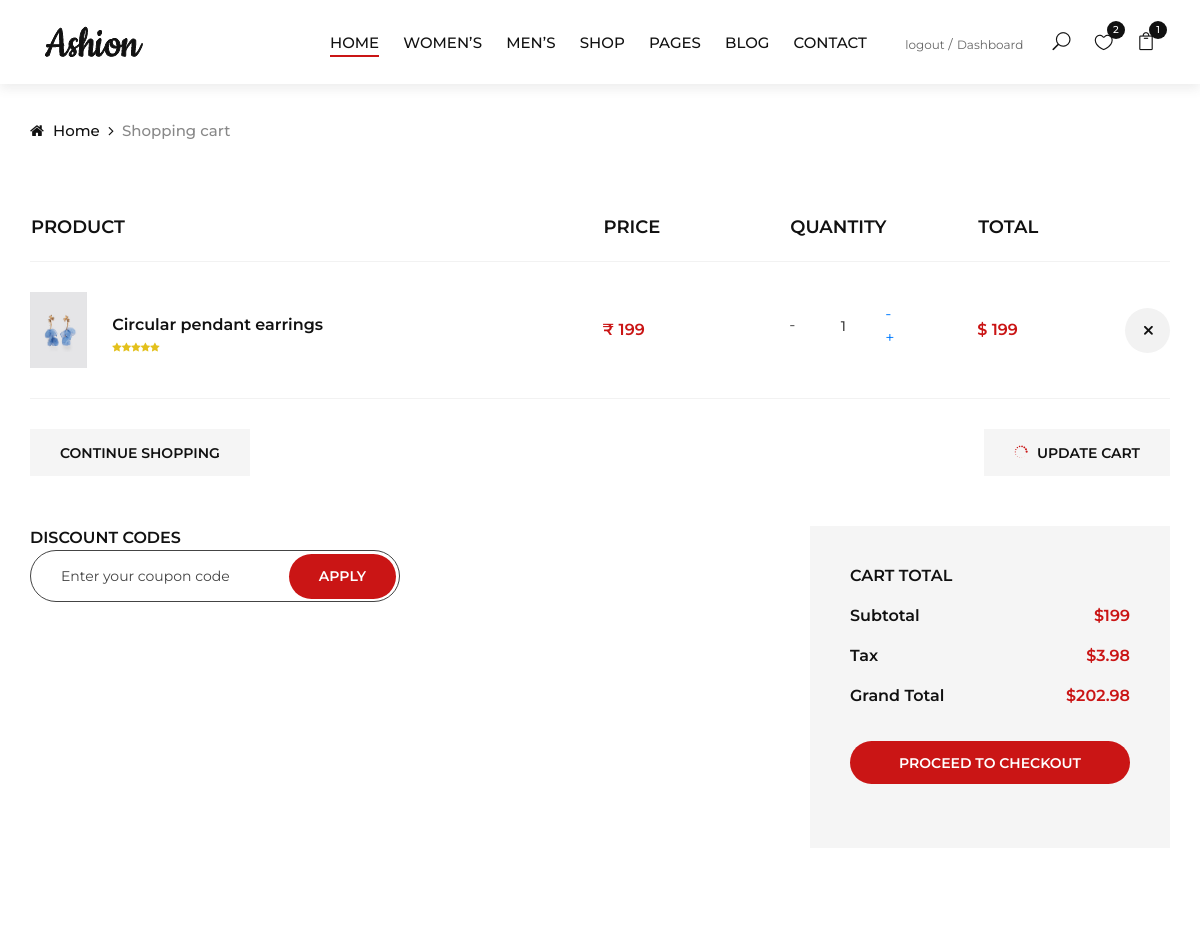
Page /cart/ (signed in, upper part) on the earlier database version.
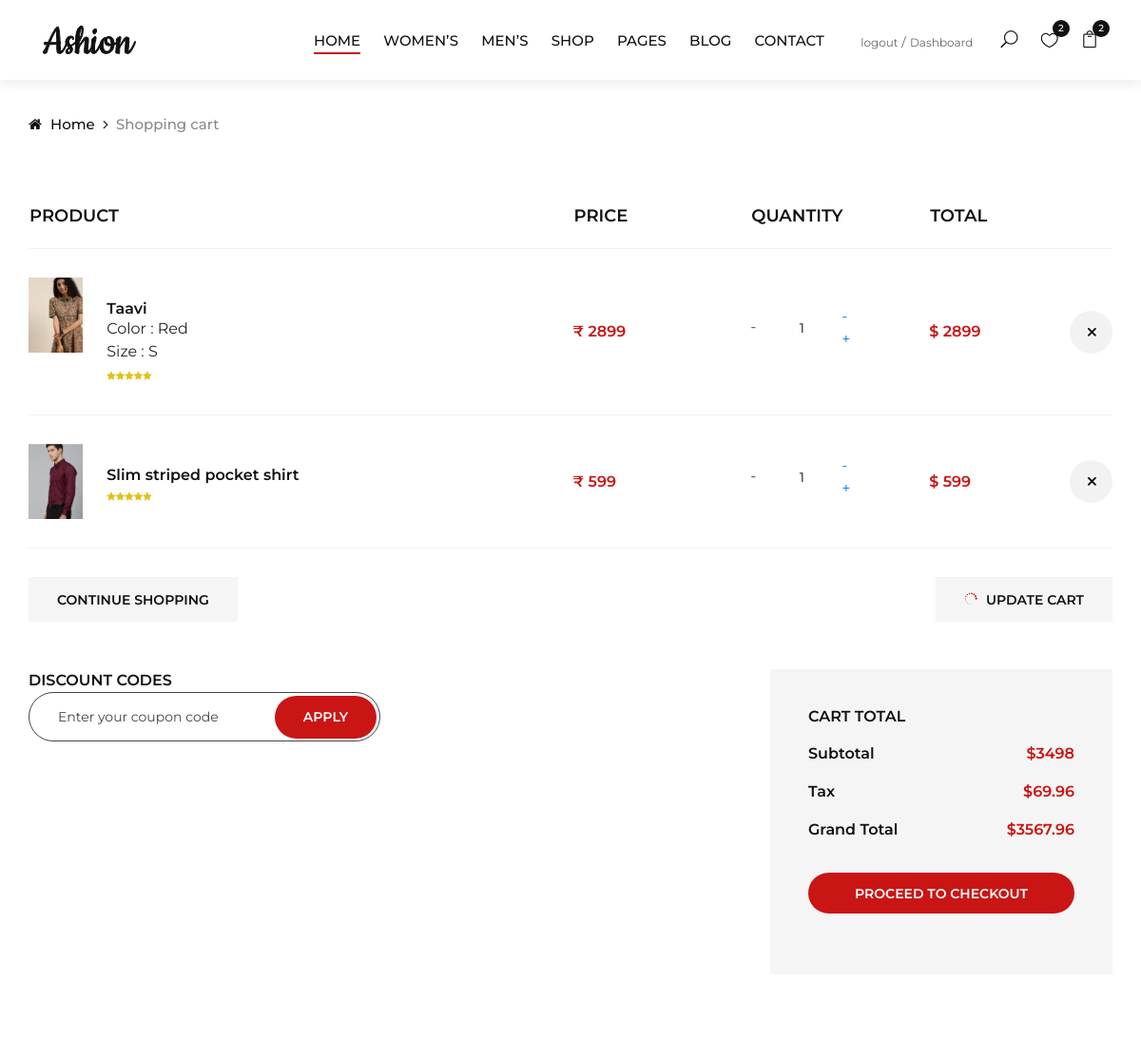
Same page on the later database version.
### carts/models.py (models this page shows, shortened)
class CartItem(models.Model):
    user = models.ForeignKey(Account, on_delete=models.CASCADE, null=True)
    product = models.ForeignKey(Product, on_delete=models.CASCADE)
    variations = models.ManyToManyField(Variation, blank=True)
    cart = models.ForeignKey(Cart, on_delete=models.CASCADE,null=True)
    quantity = models.IntegerField()
    is_active = models.BooleanField(default=True)
    def sub_total(self):
        return self.product.price * self.quantity

### store/models.py (models this page shows, shortened)
class Product(models.Model):
    product_name = models.CharField(max_length=255, unique=True)
    slug = models.SlugField(max_length=255, unique=True)
    description = models.TextField(max_length=500, blank=True)
    price = models.IntegerField()
    stock = models.IntegerField()
    images = models.ImageField(upload_to='photos/products')
    cropping = ImageRatioField('images', '512x512')
    image_1 = models.ImageField(upload_to='photos/products',blank=True)
    image_2 = models.ImageField(upload_to='photos/products',blank=True)
    image_3 = models.ImageField(upload_to='photos/products',blank=True)
    image_4 = models.ImageField(upload_to='photos/products',blank=True)
    is_available = models.BooleanField(default=True)
    category = models.ForeignKey(Category, on_delete=models.CASCADE)
    created_date = models.DateTimeField(auto_now_add=True)
    modified_date = models.DateTimeField(auto_now=True)
    def get_url(self):
        return reverse('product_detail',args=[self.category.slug, self.slug])

class Variation(models.Model):
    product = models.ForeignKey(Product, on_delete=models.CASCADE)
    variation_category = models.CharField(max_length=100, choices= variation_category_choice)
    variation_value = models.CharField(max_length=100)
    is_active = models.BooleanField(default=True)
    created_date = models.DateTimeField(auto_now_add=True)
    objects = VariationManager()

### carts/views.py (the view)
# urls.py: path('cart/',include('carts.urls')),
def cart(request, total=0, quantity=0, cart_items=None):
    try:
        tax = 0
        grand_total = 0
        if request.user.is_authenticated:
            cart_items = CartItem.objects.filter(user=request.user, is_active=True)
        else:
            cart = Cart.objects.get(cart_id=_cart_id(request))
            cart_items = CartItem.objects.filter(cart=cart, is_active=True)
        for cart_item in cart_items:
            total +=(cart_item.product.price * cart_item.quantity)
            quantity += cart_item.quantity
        tax = (2 * total)/100
        grand_total = total + tax
    except ObjectDoesNotExist:
        pass
    context ={
        'total' : total,
        'quantity' : quantity,
        'cart_items' : cart_items,
        'tax' : tax,
        'grand_total' : grand_total
    }
    return render (request, 'cart.html', context)

### carts/context_processors.py (called while the page is built)
def counter(request):
    cart_count = 0
    if 'admin' in request.path:
        return{}
    else :
        try:
            cart = Cart.objects.filter(cart_id = _cart_id(request))
            if request.user.is_authenticated:
                cart_items = CartItem.objects.all().filter(user=request.user)
            else :
                cart_items = CartItem.objects.all().filter(cart=cart[:1])
            for cart_item in cart_items:
                cart_count += cart_item.quantity
        except Cart.DoesNotExist:
            cart_count = 0
    return dict(cart_count=cart_count)

### carts/views.py (called while the page is built)
def _cart_id(request):
    cart = request.session.session_key
    if not cart :
        cart = request.session.create()
    return cart

### category/context_processors.py (called while the page is built)
def menu_links(request):
    links = Category.objects.all()
    return dict(links=links)

### templates/cart.html (shortened to what the changed rows need)
{% extends 'base.html' %}
{% load static %}
{% block content %}
{% if not cart_items %}
<br><br><br>
<div class="text-center">
<h2 class="text-center">Your Cart is Empty</h2>
<br><br>
<a href="{% url 'store' %}" class="primary-btn text-center">Continue Shoping</a>
<br><br><br>
</div>
{% else %}
<section class="shop-cart spad">
    <div class="container">
        <div class="row">
            <div class="col-lg-12">
                <div class="shop__cart__table">
                    <table>
                        <thead>
                            <tr>
                                <th>Product</th>
                                <th>Price</th>
                                <th>Quantity</th>
                                <th>Total</th>
                                <th></th>
                            </tr>
                        </thead>
                        <tbody>
                            {% for cart_items in cart_items %}
                            <tr>
                                <td class="cart__product__item">
                                    <img src="{{cart_items.product.images.url}}" alt="">
                                    <div class="cart__product__item__title">
                                       <a href="{{ cart_items.product.get_url }}"><h6>{{cart_items.product.product_name}}</h6></a>
                                       {% if cart_items.variations.all %}
                                       {% for item in cart_items.variations.all %}
                                       {{item.variation_category | capfirst}} : {{item.variation_value | capfirst}} <br>
                                       {% endfor %}
                                       {% endif %}
                                        <div class="rating">
                                            <i class="fa fa-star"></i>
                                            <i class="fa fa-star"></i>
                                            <i class="fa fa-star"></i>
                                            <i class="fa fa-star"></i>
                                            <i class="fa fa-star"></i>
                                        </div>
                                    </div>
                                </td>
                                <td class="cart__price">₹ {{cart_items.product.price}}</td>
                                <td class="cart__quantity">
                                    <div class="pro-qty">
                                        <span><a href="{% url 'remove_cart' cart_items.product.id cart_items.id %}">-</a></span>
                                        <input type="text" value="{{cart_items.quantity}}">
                                        <span><a href="{% url 'add_cart' cart_items.product.id %}">+</a></span>
                                    </div>
                                </td>
                                <td class="cart__total">$ {{cart_items.sub_total}}</td>
                                <td class="cart__close"><a href="{% url 'remove_cart_item' cart_items.product.id cart_items.id %}" onclick ="return confirm('Are you sure you want to delete the item .?')"><span  class="icon_close"></span></a></td>
                            </tr>
                            {% endfor %}
                        </tbody>
                    </table>
                </div>
            </div>
        </div>
        <div class="row">
            <div class="col-lg-6 col-md-6 col-sm-6">
                <div class="cart__btn">
                    <a href="{% url 'store' %}">Continue Shopping</a>
                </div>
            </div>
            <div class="col-lg-6 col-md-6 col-sm-6">
                <div class="cart__btn update__btn">
                    <a href="#"><span class="icon_loading"></span> Update cart</a>
                </div>
            </div>
        </div>
        <div class="row">
            <div class="col-lg-6">
                <div class="discount__content">
                    <h6>Discount codes</h6>
                    <form action="#">
                        <input type="text" placeholder="Enter your coupon code">
                        <button type="submit" class="site-btn">Apply</button>
                    </form>
                </div>
            </div>
            <div class="col-lg-4 offset-lg-2">
                <div class="cart__total__procced">
                    <h6>Cart total</h6>
                    <ul>
                        <li>Subtotal <span>${{total}}</span></li>
                        <li>Tax <span>${{tax}}</span></li>
                        <li>Grand Total <span>${{grand_total}}</span></li>
                    </ul>
                    <a href="{% url 'checkout' %}" class="primary-btn">Proceed to checkout</a><br>
                </div>
            </div>
        </div>
    </div>
</section>
{% endif %}
{% endblock content %}

Differences in the rows shown:
removed CartItem: product.images (picture), product.product_name "Circular pendant earrings", product.price "199", quantity "1", sub_total "199"
added CartItem: product.images (picture), product.product_name "Taavi", product.price "2899", quantity "1", sub_total "2899"
now on this page (row unchanged): Variation: variation_category "Color", variation_value "Red"
now on this page (row unchanged): Variation: variation_category "Size", variation_value "S"
added CartItem: product.images (picture), product.product_name "Slim striped pocket shirt", product.price "599", quantity "1", sub_total "599"
Other differences:
{{ cart_count }}: "1" → "2"
{{ total }}: "199" → "3498"
{{ tax }}: "3.98" → "69.96"
{{ grand_total }}: "202.98" → "3567.96"
